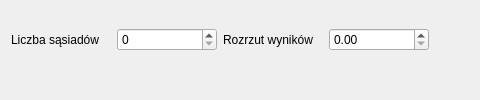
              <widget class="QWidget" name="tab_11">
               <attribute name="title">
                <string>Metoda gęstościowa</string>
               </attribute>
               <layout class="QVBoxLayout" name="verticalLayout_14">
                <item>
                 <layout class="QHBoxLayout" name="horizontalLayout_21">
                  <item>
                   <widget class="QLabel" name="label_31">
                    <property name="minimumSize">
                     <size>
                      <width>100</width>
                      <height>0</height>
                     </size>
                    </property>
                    <property name="text">
                     <string>Liczba sąsiadów</string>
                    </property>
                   </widget>
                  </item>
                  <item>
                   <widget class="QSpinBox" name="density_neighbours">
                    <property name="minimumSize">
                     <size>
                      <width>100</width>
                      <height>0</height>
                     </size>
                    </property>
                    <property name="maximum">
                     <number>999</number>
                    </property>
                   </widget>
                  </item>
                  <item>
                   <widget class="QLabel" name="label_32">
                    <property name="minimumSize">
                     <size>
                      <width>100</width>
                      <height>0</height>
                     </size>
                    </property>
                    <property name="text">
                     <string>Rozrzut wyników</string>
                    </property>
                   </widget>
                  </item>
                  <item>
                   <widget class="QDoubleSpinBox" name="density_deviation">
                    <property name="minimumSize">
                     <size>
                      <width>100</width>
                      <height>0</height>
                     </size>
                    </property>
                    <property name="maximum">
                     <double>999.990000000000009</double>
                    </property>
                   </widget>
                  </item>
                  <item>
                   <spacer name="horizontalSpacer_20">
                    <property name="orientation">
                     <enum>Qt::Horizontal</enum>
                    </property>
                    <property name="sizeHint" stdset="0">
                     <size>
                      <width>40</width>
                      <height>20</height>
                     </size>
                    </property>
                   </spacer>
                  </item>
                 </layout>
                </item>
                <item>
                 <layout class="QHBoxLayout" name="horizontalLayout_22">
                  <item>
                   <spacer name="horizontalSpacer_19">
                    <property name="orientation">
                     <enum>Qt::Horizontal</enum>
                    </property>
                    <property name="sizeHint" stdset="0">
                     <size>
                      <width>40</width>
                      <height>20</height>
                     </size>
                    </property>
                   </spacer>
                  </item>
                 </layout>
                </item>
               </layout>
              </widget>
